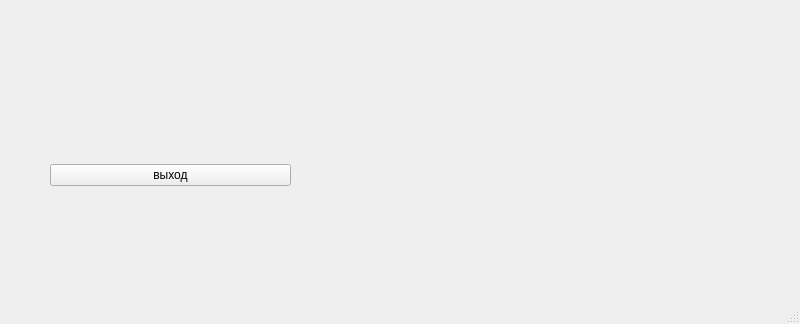
<?xml version="1.0" encoding="UTF-8"?>
<ui version="4.0">
 <class>MainWindow</class>
 <widget class="QMainWindow" name="MainWindow">
  <property name="geometry">
   <rect>
    <x>0</x>
    <y>0</y>
    <width>800</width>
    <height>324</height>
   </rect>
  </property>
  <property name="windowTitle">
   <string>MainWindow</string>
  </property>
  <widget class="QWidget" name="centralwidget">
   <widget class="QWidget" name="">
    <property name="geometry">
     <rect>
      <x>50</x>
      <y>70</y>
      <width>241</width>
      <height>211</height>
     </rect>
    </property>
    <layout class="QHBoxLayout" name="horizontalLayout_3">
     <item>
      <layout class="QHBoxLayout" name="horizontalLayout"/>
     </item>
     <item>
      <layout class="QHBoxLayout" name="horizontalLayout_2">
       <item>
        <layout class="QVBoxLayout" name="verticalLayout_3">
         <item>
          <layout class="QVBoxLayout" name="verticalLayout_2">
           <item>
            <widget class="QPushButton" name="pushButton">
             <property name="text">
              <string>выход</string>
             </property>
            </widget>
           </item>
          </layout>
         </item>
         <item>
          <layout class="QVBoxLayout" name="verticalLayout"/>
         </item>
        </layout>
       </item>
      </layout>
     </item>
    </layout>
   </widget>
  </widget>
  <widget class="QMenuBar" name="menubar">
   <property name="geometry">
    <rect>
     <x>0</x>
     <y>0</y>
     <width>800</width>
     <height>21</height>
    </rect>
   </property>
  </widget>
  <widget class="QStatusBar" name="statusbar"/>
 </widget>
 <resources/>
 <connections/>
</ui>
